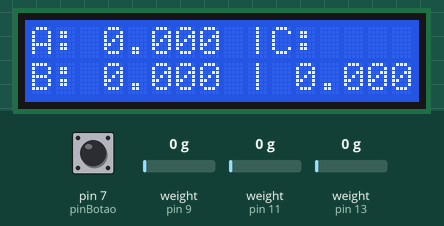
This sketch was run on a simulated Arduino Uno, built with avr-gcc and run on an emulated ATmega328P. On the bench: 16×2 character LCD. The test bench sets the inputs (shaded band); at power-on: weight on the scale (sensors on pin 9, pin 11, pin 13) 0 g, pin 7 (pinBotao) HIGH. What the sketch prints to the serial monitor is not drawn.

Above: at 5.2 s.
5.3 s: weight on the scale (sensor on pin 9) set to 100 g
At 6.4 s:
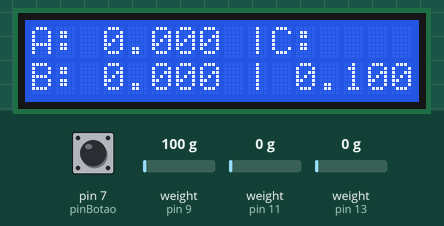
7.2 s: weight on the scale (sensor on pin 11) set to 100 g
At 8.4 s:
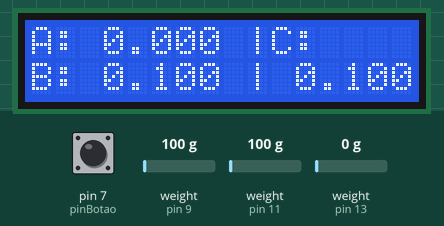
8.9 s: weight on the scale (sensor on pin 13) set to 100 g
At 10.3 s:
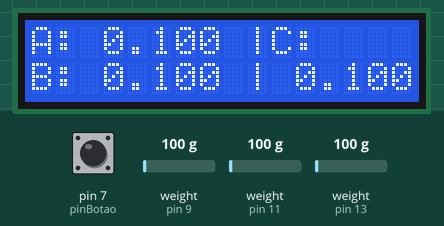
10.6 s: weight on the scale (sensor on pin 9) set to 1250 g
At 11.2 s:
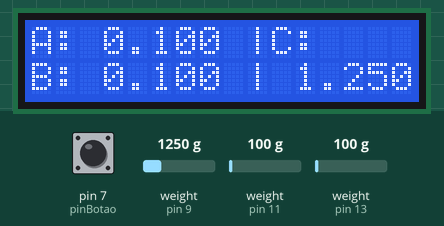
12.3 s: weight on the scale (sensor on pin 11) set to 1250 g
At 13.2 s:
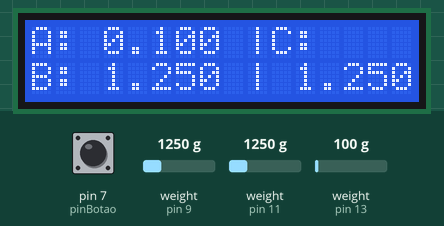
14.0 s: weight on the scale (sensor on pin 13) set to 1250 g
At 15.2 s:
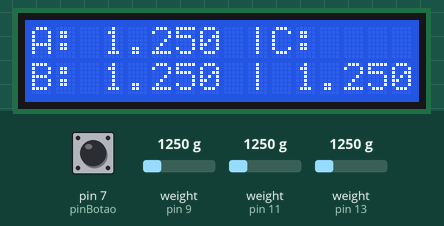
Timing chart, 0 to 16.8 s (numbered marks = the images above; inputs shaded):
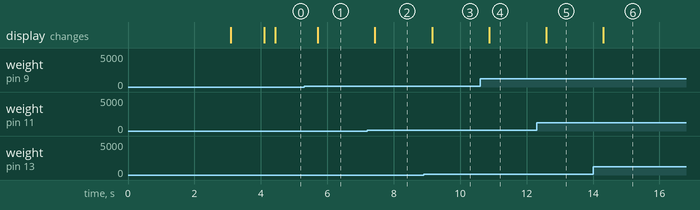

The sketch:

Programacao_Bancada_Flamabagem.ino
```cpp
#include <HX711.h>
#include <LiquidCrystal_I2C.h>

#define pinDT_A  13
#define pinSCK_A  12

#define pinDT_B  11
#define pinSCK_B  10

#define pinDT_C  9
#define pinSCK_C  8

#define pinBotao 7

LiquidCrystal_I2C lcd(0x27, 16, 2);

HX711 scale_A;
HX711 scale_B;
HX711 scale_C;

void setup() {
  Serial.begin(57600);

  // Célula A
  scale_A.begin(pinDT_A, pinSCK_A); // CONFIGURANDO OS PINOS DA BALANÇA
  scale_A.set_scale(110126); // LIMPANDO O VALOR DA ESCALA
  scale_A.tare(); // ZERANDO A BALANÇA PARA DESCONSIDERAR A MASSA DA ESTRUTURA

  // Célula B
  scale_B.begin(pinDT_B, pinSCK_B); // CONFIGURANDO OS PINOS DA BALANÇA
  scale_B.set_scale(-1536723); // LIMPANDO O VALOR DA ESCALA
  scale_B.tare(); // ZERANDO A BALANÇA PARA DESCONSIDERAR A MASSA DA ESTRUTURA

  // Célula C
  scale_C.begin(pinDT_C, pinSCK_C); // CONFIGURANDO OS PINOS DA BALANÇA
  scale_C.set_scale(105721); // LIMPANDO O VALOR DA ESCALA
  scale_C.tare(); // ZERANDO A BALANÇA PARA DESCONSIDERAR A MASSA DA ESTRUTURA

  pinMode(pinBotao, INPUT_PULLUP); // Configura o pino do botão como entrada com pull-up interno

  lcd.init();
  lcd.backlight();
  lcd.clear();

  lcd.setCursor(0, 0);
  lcd.print("Bancada Flambagem");

  lcd.setCursor(0, 1);
  lcd.print("Iniciando...");

  Serial.println("Balança Zerada");
  delay(1000);
  lcd.clear();
}


void loop() {
  // Verifica se o botão foi pressionado
  if (digitalRead(pinBotao) == LOW) {
    scale_A.tare(); // Zera a balança
    scale_B.tare(); // Zera a balança
    scale_C.tare(); // Zera a balança
    Serial.println("Balança Zerada"); // Envia mensagem para o monitor serial
    delay(500); // Pequeno atraso para evitar leituras múltiplas ao manter o botão pressionado
  }

  // Célula A
  float medida_A = scale_A.get_units(1);

  // Célula B
  float medida_B = scale_B.get_units(1);

  // Célula C
  float medida_C = scale_C.get_units(1);


  // Print dos valores
  Serial.print("A: ");
  Serial.print(medida_A, 3);
  Serial.print("  B: ");
  Serial.print(medida_B, 3);
  Serial.print("  C: ");
  Serial.println(medida_C, 3);

  // Garantindo que apenas valores positivos sejam exibidos no display
  medida_A = abs(medida_A);
  medida_B = abs(medida_B);
  medida_C = abs(medida_C);

  // Formatando as medidas como strings com 3 casas decimais
  char str_A[10]; // 7 caracteres para incluir o sinal, o ponto decimal e o caractere nulo
  char str_B[10];
  char str_C[10];

  dtostrf(medida_A, 6, 3, str_A);
  dtostrf(medida_B, 6, 3, str_B);
  dtostrf(medida_C, 6, 3, str_C);

  // Exibindo os valores formatados no display LCD
  lcd.setCursor(0, 0);
  lcd.print("A:");
  lcd.print(str_A);

  lcd.setCursor(0, 1);
  lcd.print("B:");
  lcd.print(str_B);

  lcd.setCursor(9, 0);
  lcd.print("|");
  lcd.print("C:");
  lcd.setCursor(9, 1);
  lcd.print("|");
  lcd.print(str_C);

  delay(100);
}
```

Measured:
- after the input at 5.3 s, the display: changes after 0.42 s (image 1)
- after the input at 7.2 s, the display: changes after 0.24 s (image 2)
- after the input at 8.9 s, the display: changes after 0.26 s (image 3)
- after the input at 10.6 s, the display: changes after 0.27 s (image 4)
- after the input at 12.3 s, the display: changes after 0.29 s (image 5)
- after the input at 14.0 s, the display: changes after 0.31 s (image 6)
